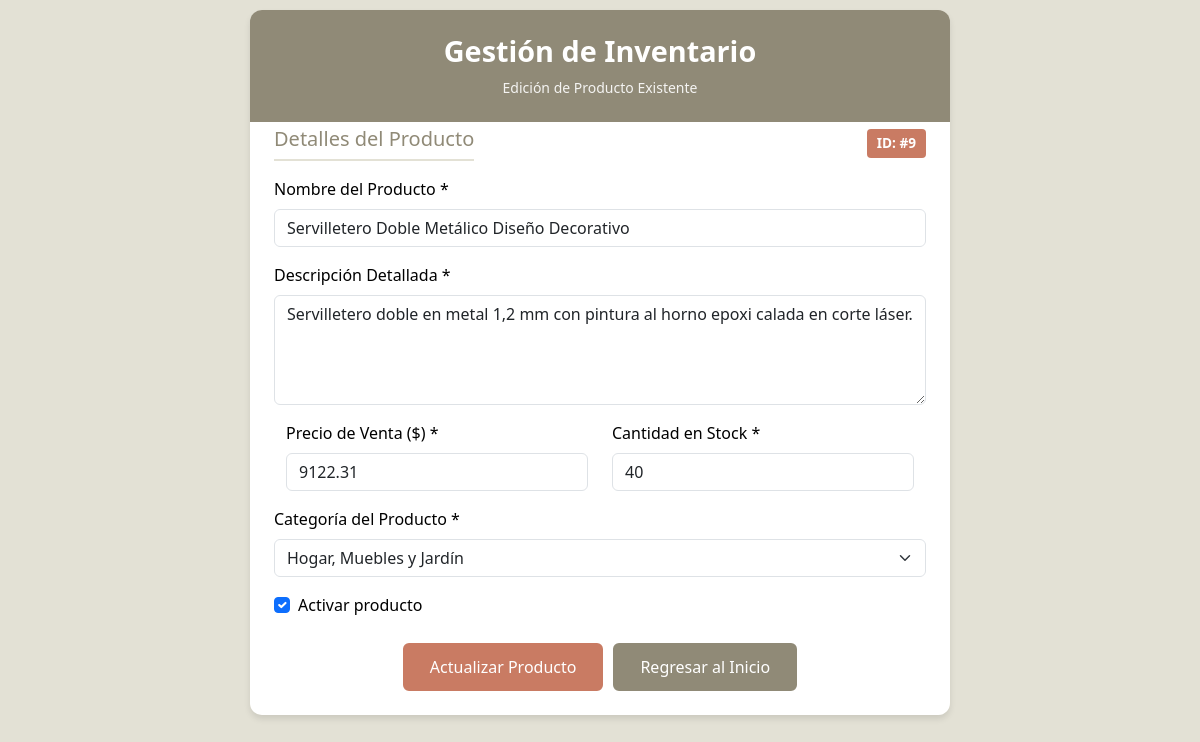
/editar.php?id=9, run on the app's committed database.
### tables this page shows
CREATE TABLE productos (
  id_producto INT(11) UNSIGNED AUTO_INCREMENT PRIMARY KEY,
  titulo VARCHAR(150) NOT NULL,
  descripcion TEXT NOT NULL,
  precio DECIMAL(10,2) NOT NULL,
  stock INT(11) NOT NULL,
  categoria VARCHAR(100) NOT NULL,
  publicado BOOLEAN DEFAULT 1
);

### editar.php (the view, shortened to what this page needs)
<?php
$config = include 'config.php';
$host = $config['db']['host'];
$dbname = $config['db']['name'];
$user = $config['db']['user'];
$pass = $config['db']['pass'];
$options = $config['db']['options'];
$mensaje_resultado = '';
$tipo_alerta = '';
$producto = null;
if (!isset($_GET['id']) || empty($_GET['id'])) {
    $mensaje_resultado = 'ID de producto no válido';
    $tipo_alerta = 'danger';
    $mostrar_resultado = true;
} else {
    $id = $_GET['id'];
    try {
        $dsn = "mysql:host=$host;dbname=$dbname";
        $conexion = new PDO($dsn, $user, $pass, $options);
        $consultaSQL = "SELECT * FROM productos WHERE id_producto = :id";
        $sentencia = $conexion->prepare($consultaSQL);
        $sentencia->bindParam(':id', $id, PDO::PARAM_INT);
        $sentencia->execute();
        $producto = $sentencia->fetch(PDO::FETCH_ASSOC);
    } catch(PDOException $excepcion) {
        $mensaje_resultado = 'Error de conexión: ' . $excepcion->getMessage();
        $tipo_alerta = 'danger';
        $mostrar_resultado = true;
    }
}
?>
<!DOCTYPE html>
<html lang="es">
<head>
    <link href="https://cdnjs.cloudflare.com/ajax/libs/bootstrap/5.3.0/css/bootstrap.min.css" rel="stylesheet">
</head>
<body>
    <?php if ($tipo_alerta === 'danger' && !$producto): ?>
    <div class="container-fluid">
        <div class="contenedor-formulario">
            <div class="tarjeta-producto">
                <div class="cabecera-tarjeta">
                    <h3>Error de Acceso</h3>
                    <small>No se pudo cargar el producto</small>
                </div>
                <div class="cuerpo-tarjeta text-center">
                    <p><?= $mensaje_resultado ?></p>
                    <a href="index.php" class="boton-regresar">Regresar al Listado</a>
                </div>
            </div>
        </div>
    </div>
    <?php else: ?>
    <div class="container-fluid">
        <div class="contenedor-formulario">
            <div class="tarjeta-producto">
                <div class="cabecera-tarjeta">
                    <h3>Gestión de Inventario</h3>
                    <small>Edición de Producto Existente</small>
                </div>
                <?php if ($producto): ?>
                <div class="cuerpo-tarjeta">
                    <form method="post" action="">
                        <div class="seccion-datos">
                            <div class="d-flex justify-content-between align-items-center mb-3">
                                <h6 class="titulo-seccion m-0">Detalles del Producto</h6>
                                <?php if ($producto): ?>
                                <span style="background-color: #C97B63; color: white; padding: 4px 10px; border-radius: 4px; font-size: 0.85rem; font-weight: bold;">
                                    ID: #<?= $producto['id_producto'] ?>
                                </span>
                                <?php endif; ?>
                            </div>
                            <div class="mb-3">
                                <label for="titulo" class="form-label">Nombre del Producto *</label>
                                <input type="text" class="form-control" id="titulo" name="titulo" placeholder="Ingrese el nombre del producto" value="<?= htmlspecialchars($producto['titulo']) ?>" required>
                            </div>
                            <div class="mb-3">
                                <label for="descripcion" class="form-label">Descripción Detallada *</label>
                                <textarea class="form-control" id="descripcion" name="descripcion" rows="4" placeholder="Proporcione una descripción completa del producto..." required><?= htmlspecialchars($producto['descripcion']) ?></textarea>
                            </div>
                            <div class="row">
                                <div class="col-12 col-sm-6 mb-3">
                                    <label for="precio" class="form-label">Precio de Venta ($) *</label>
                                    <input type="number" class="form-control" id="precio" name="precio" step="0.01" min="0" placeholder="0.00" value="<?= number_format($producto['precio'], 2, '.', '') ?>" required>
                                </div>
                                <div class="col-12 col-sm-6 mb-3">
                                    <label for="stock" class="form-label">Cantidad en Stock *</label>
                                    <input type="number" class="form-control" id="stock" name="stock" min="0" placeholder="0" value="<?= $producto['stock'] ?>" required>
                                </div>
                            </div>
                            <div class="mb-3">
                                <label for="categoria" class="form-label">Categoría del Producto *</label>
                                <select class="form-select" id="categoria" name="categoria" required>
                                    <?php
                                    $categorias = [ 'Hogar, Muebles y Jardín', 'Hogar, Patio y Jardín', 'Joyas y Relojes', 'Souvenirs, Cotillón y Fiestas', 'Electrónicos', 'Ropa y Accesorios', 'Deportes y Fitness', 'Libros y Revistas' ];
                                    foreach ($categorias as $cat): ?>
                                        <option value="<?= htmlspecialchars($cat) ?>"
                                                <?= $producto['categoria'] === $cat ? 'selected' : '' ?>>
                                            <?= htmlspecialchars($cat) ?>
                                        </option>
                                    <?php endforeach; ?>
                                </select>
                            </div>
                            <div class="mb-3">
                                <div class="form-check">
                                    <input class="form-check-input" type="checkbox" id="publicado" name="publicado" <?= $producto['publicado'] ? 'checked' : '' ?>>
                                    <label class="form-check-label" for="publicado"> Activar producto </label>
                                </div>
                            </div>
                        </div>
                        <div class="text-center botones-container">
                            <button type="submit" name="actualizar_producto" class="boton-registrar">Actualizar Producto</button>
                            <a href="index.php" class="boton-regresar">Regresar al Inicio</a>
                        </div>
                    </form>
                </div>
                <?php endif; ?>
            </div>
        </div>
    </div>
    <?php endif; ?>
</body>
</html>

### editar.php (style rules this page uses)
* { box-sizing: border-box; }
body { background-color: #e3e1d5; color: black; margin: 0; padding: 0; overflow-x: hidden; }
.contenedor-formulario { min-height: 100vh; display: flex; justify-content: center; align-items: flex-start; padding: 10px 20px; width: 100%; }
.tarjeta-producto { max-width: 700px; width: 100%; border: none; border-radius: 12px; overflow: hidden; margin: 0 auto; box-shadow: 0 4px 6px rgba(0,0,0,0.1); }
.cabecera-tarjeta { background-color: #908A77; color: #FFFFFF; text-align: center; padding: 1.5rem; }
.cabecera-tarjeta h3 { margin: 0; font-size: 1.8rem; font-weight: bold; }
.cabecera-tarjeta small { display: block; margin-top: 0.5rem; opacity: 0.9; }
.cuerpo-tarjeta { background-color: #FFFFFF; padding: 5px 1.5rem 1.5rem 1.5rem; }
.titulo-seccion { color: #908A77; font-size: 20px; margin-bottom: 1rem; margin-top: 0.5rem; border-bottom: 2px solid #e3e1d5; padding-bottom: 0.5rem; }
.boton-registrar { background-color: #C97B63; color: #FFFFFF; border: 2px solid #C97B63; padding: 10px 25px; border-radius: 6px; font-weight: 500; margin-top: 10px; min-width: 160px; }
.boton-regresar { background-color: #908A77; color: #FFFFFF; border: 2px solid #908A77; padding: 10px 25px; border-radius: 6px; font-weight: 500; margin-top: 10px; min-width: 160px; text-decoration: none; text-align: center; display: inline-block; }
.form-control, .form-select { width: 100%; max-width: 100%; }
.botones-container { display: flex; flex-direction: row; align-items: center; justify-content: center; gap: 10px; }
.row { margin-left: 0; margin-right: 0; }
.col-12, .col-sm-6 { padding-left: 0.75rem; padding-right: 0.75rem; }

### data on the page
productos: id_producto "9", titulo "Servilletero Doble Metálico Diseño Decorativo", descripcion "Servilletero doble en metal 1,2 mm con pintura al horno epoxi calada en corte láser.", precio "9122.31", stock "40", categoria "Hogar, Muebles y Jardín", publicado "☑"
